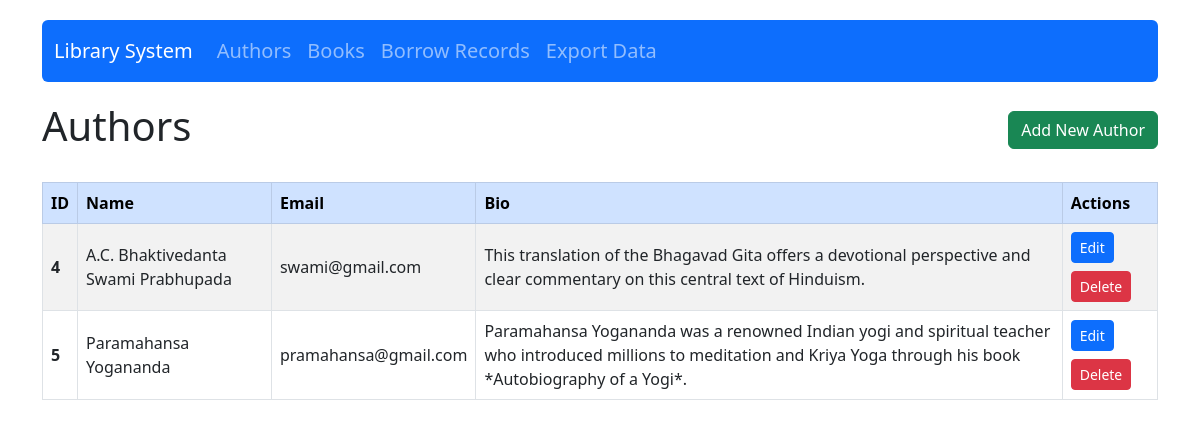
The page /library/authors/ on the database its author committed.
### library_app/models.py (models this page shows, shortened)
class Author(models.Model):
    name = models.CharField(max_length=100)
    email = models.EmailField(validators=[EmailValidator()])
    bio = models.TextField()
    created_at = models.DateTimeField(auto_now_add=True)
    class Meta:
        ordering = ['name']

### library_app/views.py (the view)
# urls.py: path('authors/', views.AuthorListView.as_view(), name='author-list'),
class AuthorListView(ListView):
    model = Author
    template_name = 'library_app/author_list.html'
    context_object_name = 'authors'
    paginate_by = 10

### library_app/templates/library_app/author_list.html (shortened to what this page needs)
{% extends 'library_app/base.html' %}
{% block content %}
<div class="d-flex justify-content-between align-items-center mb-4">
    <h1>Authors</h1>
    <a href="{% url 'author-add' %}" class="btn btn-success">Add New Author</a>
</div>
{% if authors %}
<div class="table-responsive">
    <table class="table table-striped table-hover align-middle table-bordered">
        <thead class="table-primary">
            <tr>
                <th scope="col">ID</th>
                <th>Name</th>
                <th>Email</th>
                <th>Bio</th>
                <th>Actions</th>
            </tr>
        </thead>
        <tbody>
            {% for author in authors %}
            <tr>
                <th scope="row">{{ author.id }}</th>
                <td>{{ author.name }}</td>
                <td>{{ author.email }}</td>
                <td>{{ author.bio }}</td>
                <td>
                    <a href="{% url 'author-edit' author.id %}" class="btn btn-sm btn-primary mb-2">Edit</a>
                    <form method="post" action="{% url 'author-delete' author.id %}" style="display:inline;"
                        onsubmit="return confirm('Are you sure you want to delete this author?')">
                        <button type="submit" class="btn btn-sm btn-danger">Delete</button>
                    </form>
                </td>
            </tr>
            {% endfor %}
        </tbody>
    </table>
</div>
{% else %}
<div class="alert alert-info">
    No authors found. <a href="{% url 'author-add' %}">Add an author</a> to get started.
</div>
{% endif %}
{% endblock %}

### library_app/templates/library_app/base.html (style rules this page uses)
body { padding-top: 20px; padding-bottom: 20px; }

### rows shown on the page
Author: id "4", name "A.C. Bhaktivedanta Swami Prabhupada", email "swami@gmail.com", bio "This translation of the Bhagavad Gita offers a devotional perspective and clear commentary on this central text of Hinduism."
Author: id "5", name "Paramahansa Yogananda", email "pramahansa@gmail.com", bio "Paramahansa Yogananda was a renowned Indian yogi and spiritual teacher who introduced millions to meditation and Kriya Yoga through his book *Autobiography of a Yogi*."
